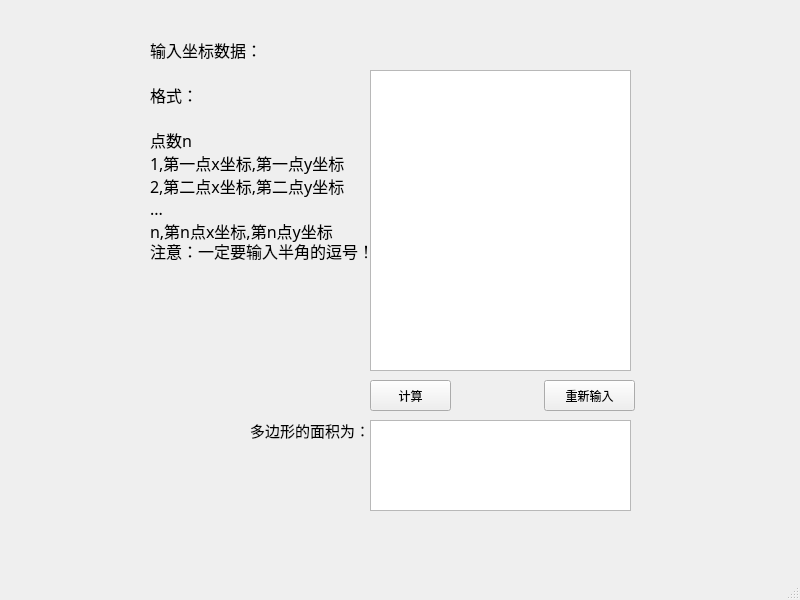
<?xml version="1.0" encoding="UTF-8"?>
<ui version="4.0">
 <class>polygon_calculate</class>
 <widget class="QMainWindow" name="polygon_calculate">
  <property name="geometry">
   <rect>
    <x>0</x>
    <y>0</y>
    <width>800</width>
    <height>600</height>
   </rect>
  </property>
  <property name="windowTitle">
   <string>polygon_calculate</string>
  </property>
  <widget class="QWidget" name="centralwidget">
   <widget class="QLabel" name="label">
    <property name="geometry">
     <rect>
      <x>150</x>
      <y>-10</y>
      <width>221</width>
      <height>301</height>
     </rect>
    </property>
    <property name="font">
     <font>
      <family>楷体</family>
      <pointsize>12</pointsize>
     </font>
    </property>
    <property name="text">
     <string>输入坐标数据：

格式：

点数n
1,第一点x坐标,第一点y坐标
2,第二点x坐标,第二点y坐标
...
n,第n点x坐标,第n点y坐标</string>
    </property>
   </widget>
   <widget class="QTextEdit" name="textEdit">
    <property name="geometry">
     <rect>
      <x>370</x>
      <y>70</y>
      <width>261</width>
      <height>301</height>
     </rect>
    </property>
   </widget>
   <widget class="QTextBrowser" name="textBrowser">
    <property name="geometry">
     <rect>
      <x>370</x>
      <y>420</y>
      <width>261</width>
      <height>91</height>
     </rect>
    </property>
   </widget>
   <widget class="QPushButton" name="pushButton">
    <property name="geometry">
     <rect>
      <x>370</x>
      <y>380</y>
      <width>81</width>
      <height>31</height>
     </rect>
    </property>
    <property name="text">
     <string>计算</string>
    </property>
   </widget>
   <widget class="QPushButton" name="pushButton_2">
    <property name="geometry">
     <rect>
      <x>544</x>
      <y>380</y>
      <width>91</width>
      <height>31</height>
     </rect>
    </property>
    <property name="text">
     <string>重新输入</string>
    </property>
   </widget>
   <widget class="QLabel" name="label_2">
    <property name="geometry">
     <rect>
      <x>150</x>
      <y>170</y>
      <width>231</width>
      <height>161</height>
     </rect>
    </property>
    <property name="font">
     <font>
      <family>方正姚体</family>
      <pointsize>12</pointsize>
     </font>
    </property>
    <property name="text">
     <string>注意：一定要输入半角的逗号！</string>
    </property>
   </widget>
   <widget class="QLabel" name="label_3">
    <property name="geometry">
     <rect>
      <x>250</x>
      <y>410</y>
      <width>131</width>
      <height>41</height>
     </rect>
    </property>
    <property name="font">
     <font>
      <family>楷体</family>
      <pointsize>11</pointsize>
     </font>
    </property>
    <property name="text">
     <string>多边形的面积为：</string>
    </property>
   </widget>
  </widget>
  <widget class="QMenuBar" name="menubar">
   <property name="geometry">
    <rect>
     <x>0</x>
     <y>0</y>
     <width>800</width>
     <height>22</height>
    </rect>
   </property>
  </widget>
  <widget class="QStatusBar" name="statusbar"/>
 </widget>
 <resources/>
 <connections/>
</ui>
